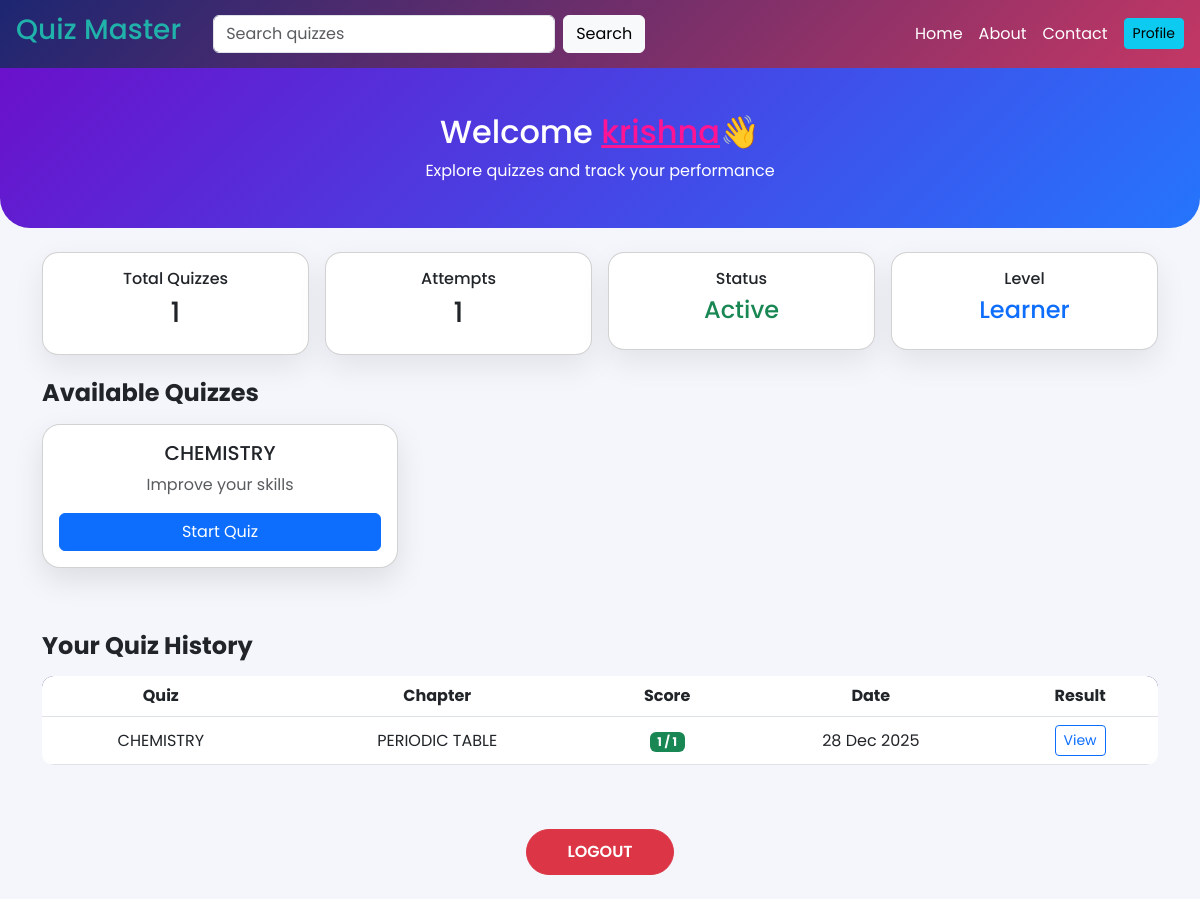
Page /user/dashboard (signed in) on the committed database.
### app.py (models this page shows)
class Quiz(db.Model):
    id = db.Column(db.Integer , primary_key= True)
    title = db.Column(db.String(100) , nullable = False)
    chapters = db.relationship('Chapter' , backref = 'quiz' , lazy = True)

class QuizAttempt(db.Model):
    id = db.Column(db.Integer, primary_key=True)
    user_id = db.Column(db.Integer, db.ForeignKey('user.id'), nullable=False)
    quiz_id = db.Column(db.Integer, db.ForeignKey('quiz.id'), nullable=False)
    chapter_id = db.Column(db.Integer, db.ForeignKey('chapter.id'), nullable=True)
    score = db.Column(db.Integer, nullable=True)
    answers = db.Column(db.Text, nullable=True)
    timestamp = db.Column(db.DateTime, default=datetime.utcnow)
    user = db.relationship('User', backref='quiz_attempts')
    quiz = db.relationship('Quiz', backref='attempts')
    chapter = db.relationship('Chapter', backref='attempts')

class Chapter(db.Model):
    id = db.Column(db.Integer , primary_key = True)
    title = db.Column(db.String(50) , nullable = False)
    quiz_id = db.Column(db.Integer , db.ForeignKey('quiz.id') , nullable = False)

### app.py (the view)
@app.route('/user/dashboard', methods=['GET', 'POST'])
def user_dashboard():
    if 'user_id' not in session:
        return redirect('/user/login')
    search_query = request.args.get('search', '').strip().lower()
    chapters = Chapter.query.all()
    if search_query:
        quizzes = Quiz.query.filter(
            Quiz.title.ilike(f'%{ search_query }%')
        ).all()
    else:
        quizzes = Quiz.query.all()
    attempts = QuizAttempt.query.filter_by(user_id=session['user_id']).order_by(QuizAttempt.timestamp.desc()).all()
    for attempt in attempts:
        if attempt.chapter:
            attempt.total_questions = len(attempt.chapter.questions)
        else:
            attempt.total_questions = 0
    return render_template(
        'user_dashboard.html',
        username=session.get('username'),
        quizzes=quizzes,
        chapters=chapters,
        search_query=search_query,
        attempts=attempts
    )

### templates/user_dashboard.html (shortened to what this page needs)
<!DOCTYPE html>
<html lang="en">
<head>
  <link href="https://cdn.jsdelivr.net/npm/bootstrap@5.3.0/dist/css/bootstrap.min.css" rel="stylesheet">
</head>
<body>
<nav class="navbar navbar-expand-lg navbar-dark sticky-top px-3">
  <a class="navbar-brand" href="/"><h3 style="color :lightseagreen;">Quiz Master</h3></a>
  <div class="collapse navbar-collapse" id="navMenu">
    <form class="d-flex mx-lg-3 my-2 my-lg-0" method="get" action="">
      <input class="form-control me-2" type="search" name="search"
             value="{{ search_query }}"
             placeholder="Search quizzes">
      <button class="btn btn-light">Search</button>
    </form>
    <ul class="navbar-nav ms-auto align-items-lg-center">
      <li class="nav-item">
        <a class="nav-link text-white" href="/">Home</a>
      </li>
      <li class="nav-item">
        <a class="nav-link text-white" href="/about">About</a>
      </li>
      <li class="nav-item">
        <a class="nav-link text-white" href="/contact">Contact</a>
      </li>
      <li class="nav-item ms-lg-2">
        <a href="/user/profile" class="btn btn-info btn-sm">Profile</a>
      </li>
    </ul>
  </div>
</nav>
<div class="hero text-center">
  <h2>Welcome <u style="color:deeppink;">{{ username}}</u>👋</h2>
  <p class="mb-0">Explore quizzes and track your performance</p>
</div>
<div class="container my-4">
  <div class="row g-3 mb-4 text-center">
    <div class="col-6 col-md-3">
      <div class="card stat-card p-3">
        <h6>Total Quizzes</h6>
        <h3>{{ quizzes|length }}</h3>
      </div>
    </div>
    <div class="col-6 col-md-3">
      <div class="card stat-card p-3">
        <h6>Attempts</h6>
        <h3>{{ attempts|length }}</h3>
      </div>
    </div>
    <div class="col-6 col-md-3">
      <div class="card stat-card p-3">
        <h6>Status</h6>
        <h4 class="text-success">Active</h4>
      </div>
    </div>
    <div class="col-6 col-md-3">
      <div class="card stat-card p-3">
        <h6>Level</h6>
        <h4 class="text-primary">Learner</h4>
      </div>
    </div>
  </div>
  <h4 class="fw-bold mb-3">Available Quizzes</h4>
  <div class="row">
    {% for quiz in quizzes %}
    <div class="col-md-4 mb-3">
      <div class="card quiz-card p-3 text-center h-100">
        <h5>{{ quiz.title }}</h5>
        <p class="text-muted">Improve your skills</p>
        <a href="/chapter/wise/quiz/{{ quiz.id }}" class="btn btn-primary w-100">
          Start Quiz
        </a>
      </div>
    </div>
    {% else %}
    <p class="text-center text-muted"><h3 style="color:crimson;">SORRY , No quizzes found !! 😔</h3></p>
    {% endfor %}
  </div>
  <h4 class="fw-bold mt-5 mb-3">Your Quiz History</h4>
  {% if attempts %}
  <div class="table-responsive">
    <table class="table table-hover text-center align-middle">
      <thead>
        <tr>
          <th>Quiz</th>
          <th>Chapter</th>
          <th>Score</th>
          <th>Date</th>
          <th>Result</th>
        </tr>
      </thead>
      <tbody>
        {% for attempt in attempts %}
        <tr>
          <td>{{ attempt.quiz.title }}</td>
          <td>{{ attempt.chapter.title if attempt.chapter else 'N/A' }}</td>
          <td><span class="badge bg-success">{{ attempt.score }} / {{ attempt.total_questions }}</span></td>
          <td>{{ attempt.timestamp.strftime("%d %b %Y") }}</td>
          <td>
            <a href="{{ url_for('answer_key', attempt_id=attempt.id) }}"
               class="btn btn-outline-primary btn-sm">
              View
            </a>
          </td>
        </tr>
        {% endfor %}
      </tbody>
    </table>
  </div>
  {% else %}
    <p class="text-center text-muted">No attempts yet !!</p>
  {% endif %}
  <div class="text-center mt-5">
    <a href="/user/login" class="btn btn-danger logout-btn">LOGOUT</a>
  </div>
</div>
</body>
</html>

### templates/user_dashboard.html (style rules this page uses)
body { font-family: 'Poppins', sans-serif; background: #f4f6fb; }
.navbar { background: linear-gradient(135deg, #1d2671, #c33764); }
.navbar-brand { font-weight: 700; color: #fff !important; }
.hero { background: linear-gradient(135deg, #6a11cb, #2575fc); color: white; padding: 45px 20px; border-radius: 0 0 30px 30px; }
.stat-card { border-radius: 16px; box-shadow: 0 12px 30px rgba(0,0,0,0.08); transition: transform 0.2s ease; }
.quiz-card { border-radius: 18px; box-shadow: 0 12px 30px rgba(0,0,0,0.1); transition: all 0.25s ease; }
table { background: white; border-radius: 12px; overflow: hidden; }
.table thead { background: #1d2671; color: white; }
.logout-btn { border-radius: 50px; padding: 10px 40px; font-weight: 600; }

### rows in the picture
Quiz: title "CHEMISTRY"
QuizAttempt: quiz "CHEMISTRY", chapter "PERIODIC TABLE", score "1", total_questions "1", timestamp "28 Dec 2025"

### other values in the picture
{{ username }} "krishna"
{{ quizzes|length }} "1"
{{ attempts|length }} "1"
